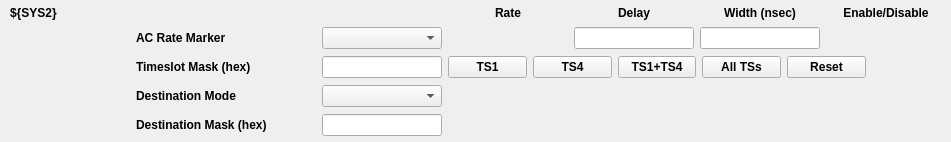
<?xml version="1.0" encoding="UTF-8"?>
<ui version="4.0">
 <class>Form</class>
 <widget class="QWidget" name="Form">
  <property name="geometry">
   <rect>
    <x>0</x>
    <y>0</y>
    <width>951</width>
    <height>142</height>
   </rect>
  </property>
  <property name="sizePolicy">
   <sizepolicy hsizetype="Preferred" vsizetype="Fixed">
    <horstretch>0</horstretch>
    <verstretch>0</verstretch>
   </sizepolicy>
  </property>
  <property name="minimumSize">
   <size>
    <width>0</width>
    <height>0</height>
   </size>
  </property>
  <property name="maximumSize">
   <size>
    <width>16777215</width>
    <height>142</height>
   </size>
  </property>
  <property name="windowTitle">
   <string>Form</string>
  </property>
  <layout class="QHBoxLayout" name="horizontalLayout">
   <property name="leftMargin">
    <number>0</number>
   </property>
   <property name="topMargin">
    <number>0</number>
   </property>
   <property name="rightMargin">
    <number>0</number>
   </property>
   <property name="bottomMargin">
    <number>0</number>
   </property>
   <item>
    <layout class="QGridLayout" name="gridLayout" columnstretch="0,0,0,0,0,0,0,0">
     <property name="leftMargin">
      <number>10</number>
     </property>
     <property name="topMargin">
      <number>5</number>
     </property>
     <property name="rightMargin">
      <number>5</number>
     </property>
     <property name="bottomMargin">
      <number>5</number>
     </property>
     <item row="4" column="1">
      <widget class="QLabel" name="label_5">
       <property name="enabled">
        <bool>true</bool>
       </property>
       <property name="sizePolicy">
        <sizepolicy hsizetype="Minimum" vsizetype="Fixed">
         <horstretch>0</horstretch>
         <verstretch>0</verstretch>
        </sizepolicy>
       </property>
       <property name="minimumSize">
        <size>
         <width>180</width>
         <height>0</height>
        </size>
       </property>
       <property name="font">
        <font>
         <weight>75</weight>
         <bold>true</bold>
        </font>
       </property>
       <property name="inputMethodHints">
        <set>Qt::ImhFormattedNumbersOnly</set>
       </property>
       <property name="text">
        <string>Destination Mask (hex)</string>
       </property>
       <property name="alignment">
        <set>Qt::AlignLeading|Qt::AlignLeft|Qt::AlignVCenter</set>
       </property>
      </widget>
     </item>
     <item row="0" column="7">
      <widget class="QLabel" name="label_17">
       <property name="font">
        <font>
         <weight>75</weight>
         <bold>true</bold>
        </font>
       </property>
       <property name="text">
        <string>Enable/Disable</string>
       </property>
       <property name="alignment">
        <set>Qt::AlignCenter</set>
       </property>
      </widget>
     </item>
     <item row="3" column="3">
      <widget class="PyDMEnumComboBox" name="PyDMEnumComboBox_2">
       <property name="toolTip">
        <string/>
       </property>
       <property name="channel" stdset="0">
        <string>ca://${DEV}:TRG_${SYS}_DESTMODE</string>
       </property>
      </widget>
     </item>
     <item row="1" column="7">
      <widget class="PyDMEnumButton" name="PyDMEnumButton_2">
       <property name="sizePolicy">
        <sizepolicy hsizetype="Minimum" vsizetype="Fixed">
         <horstretch>0</horstretch>
         <verstretch>0</verstretch>
        </sizepolicy>
       </property>
       <property name="minimumSize">
        <size>
         <width>120</width>
         <height>0</height>
        </size>
       </property>
       <property name="maximumSize">
        <size>
         <width>16777215</width>
         <height>30</height>
        </size>
       </property>
       <property name="toolTip">
        <string/>
       </property>
       <property name="alarmSensitiveContent" stdset="0">
        <bool>false</bool>
       </property>
       <property name="alarmSensitiveBorder" stdset="0">
        <bool>true</bool>
       </property>
       <property name="PyDMToolTip" stdset="0">
        <string/>
       </property>
       <property name="monitorDisp" stdset="0">
        <bool>false</bool>
       </property>
       <property name="channel" stdset="0">
        <string>ca://${DEV}:TRG_${SYS}_TCTL</string>
       </property>
       <property name="items" stdset="0">
        <stringlist/>
       </property>
       <property name="useCustomOrder" stdset="0">
        <bool>false</bool>
       </property>
       <property name="invertOrder" stdset="0">
        <bool>false</bool>
       </property>
       <property name="customOrder" stdset="0">
        <stringlist/>
       </property>
       <property name="orientation" stdset="0">
        <enum>Qt::Horizontal</enum>
       </property>
       <property name="marginTop" stdset="0">
        <number>0</number>
       </property>
       <property name="marginBottom" stdset="0">
        <number>0</number>
       </property>
       <property name="marginLeft" stdset="0">
        <number>0</number>
       </property>
       <property name="marginRight" stdset="0">
        <number>0</number>
       </property>
       <property name="horizontalSpacing" stdset="0">
        <number>0</number>
       </property>
       <property name="verticalSpacing" stdset="0">
        <number>0</number>
       </property>
       <property name="checkable" stdset="0">
        <bool>true</bool>
       </property>
      </widget>
     </item>
     <item row="1" column="4">
      <widget class="PyDMLabel" name="PyDMLabel">
       <property name="sizePolicy">
        <sizepolicy hsizetype="Minimum" vsizetype="Fixed">
         <horstretch>0</horstretch>
         <verstretch>0</verstretch>
        </sizepolicy>
       </property>
       <property name="minimumSize">
        <size>
         <width>120</width>
         <height>0</height>
        </size>
       </property>
       <property name="maximumSize">
        <size>
         <width>16777215</width>
         <height>16777215</height>
        </size>
       </property>
       <property name="toolTip">
        <string/>
       </property>
       <property name="precision" stdset="0">
        <number>0</number>
       </property>
       <property name="showUnits" stdset="0">
        <bool>false</bool>
       </property>
       <property name="precisionFromPV" stdset="0">
        <bool>true</bool>
       </property>
       <property name="alarmSensitiveContent" stdset="0">
        <bool>true</bool>
       </property>
       <property name="alarmSensitiveBorder" stdset="0">
        <bool>true</bool>
       </property>
       <property name="PyDMToolTip" stdset="0">
        <string/>
       </property>
       <property name="channel" stdset="0">
        <string>ca://${DEV}:TRG_${SYS}_RATE</string>
       </property>
      </widget>
     </item>
     <item row="4" column="3">
      <widget class="PyDMLineEdit" name="PyDMLineEdit_6">
       <property name="enabled">
        <bool>true</bool>
       </property>
       <property name="sizePolicy">
        <sizepolicy hsizetype="Minimum" vsizetype="Fixed">
         <horstretch>0</horstretch>
         <verstretch>0</verstretch>
        </sizepolicy>
       </property>
       <property name="minimumSize">
        <size>
         <width>120</width>
         <height>0</height>
        </size>
       </property>
       <property name="maximumSize">
        <size>
         <width>16777215</width>
         <height>16777215</height>
        </size>
       </property>
       <property name="toolTip">
        <string/>
       </property>
       <property name="alignment">
        <set>Qt::AlignCenter</set>
       </property>
       <property name="precision" stdset="0">
        <number>0</number>
       </property>
       <property name="showUnits" stdset="0">
        <bool>false</bool>
       </property>
       <property name="precisionFromPV" stdset="0">
        <bool>true</bool>
       </property>
       <property name="alarmSensitiveContent" stdset="0">
        <bool>true</bool>
       </property>
       <property name="alarmSensitiveBorder" stdset="0">
        <bool>true</bool>
       </property>
       <property name="PyDMToolTip" stdset="0">
        <string/>
       </property>
       <property name="monitorDisp" stdset="0">
        <bool>false</bool>
       </property>
       <property name="channel" stdset="0">
        <string>ca://${DEV}:TRG_${SYS}_DESTMASK</string>
       </property>
       <property name="displayFormat" stdset="0">
        <enum>PyDMLineEdit::Hex</enum>
       </property>
      </widget>
     </item>
     <item row="3" column="1">
      <widget class="QLabel" name="label_4">
       <property name="enabled">
        <bool>true</bool>
       </property>
       <property name="sizePolicy">
        <sizepolicy hsizetype="Minimum" vsizetype="Fixed">
         <horstretch>0</horstretch>
         <verstretch>0</verstretch>
        </sizepolicy>
       </property>
       <property name="minimumSize">
        <size>
         <width>180</width>
         <height>0</height>
        </size>
       </property>
       <property name="font">
        <font>
         <weight>75</weight>
         <bold>true</bold>
        </font>
       </property>
       <property name="inputMethodHints">
        <set>Qt::ImhFormattedNumbersOnly</set>
       </property>
       <property name="text">
        <string>Destination Mode</string>
       </property>
       <property name="alignment">
        <set>Qt::AlignLeading|Qt::AlignLeft|Qt::AlignVCenter</set>
       </property>
      </widget>
     </item>
     <item row="1" column="6">
      <widget class="PyDMLineEdit" name="PyDMLineEdit_4">
       <property name="enabled">
        <bool>true</bool>
       </property>
       <property name="sizePolicy">
        <sizepolicy hsizetype="Minimum" vsizetype="Fixed">
         <horstretch>0</horstretch>
         <verstretch>0</verstretch>
        </sizepolicy>
       </property>
       <property name="minimumSize">
        <size>
         <width>120</width>
         <height>0</height>
        </size>
       </property>
       <property name="maximumSize">
        <size>
         <width>16777215</width>
         <height>16777215</height>
        </size>
       </property>
       <property name="toolTip">
        <string/>
       </property>
       <property name="alignment">
        <set>Qt::AlignCenter</set>
       </property>
       <property name="precision" stdset="0">
        <number>0</number>
       </property>
       <property name="showUnits" stdset="0">
        <bool>false</bool>
       </property>
       <property name="precisionFromPV" stdset="0">
        <bool>true</bool>
       </property>
       <property name="alarmSensitiveContent" stdset="0">
        <bool>true</bool>
       </property>
       <property name="alarmSensitiveBorder" stdset="0">
        <bool>true</bool>
       </property>
       <property name="PyDMToolTip" stdset="0">
        <string/>
       </property>
       <property name="monitorDisp" stdset="0">
        <bool>false</bool>
       </property>
       <property name="channel" stdset="0">
        <string>ca://${DEV}:TRG_${SYS}_TWID</string>
       </property>
      </widget>
     </item>
     <item row="0" column="5">
      <widget class="QLabel" name="label_7">
       <property name="font">
        <font>
         <weight>75</weight>
         <bold>true</bold>
        </font>
       </property>
       <property name="text">
        <string>Delay</string>
       </property>
       <property name="alignment">
        <set>Qt::AlignCenter</set>
       </property>
      </widget>
     </item>
     <item row="2" column="4" colspan="4">
      <layout class="QHBoxLayout" name="horizontalLayout_2">
       <property name="rightMargin">
        <number>80</number>
       </property>
       <item>
        <widget class="PyDMPushButton" name="PyDMPushButton_2">
         <property name="sizePolicy">
          <sizepolicy hsizetype="Fixed" vsizetype="Fixed">
           <horstretch>0</horstretch>
           <verstretch>0</verstretch>
          </sizepolicy>
         </property>
         <property name="minimumSize">
          <size>
           <width>75</width>
           <height>0</height>
          </size>
         </property>
         <property name="font">
          <font>
           <weight>75</weight>
           <bold>true</bold>
          </font>
         </property>
         <property name="toolTip">
          <string/>
         </property>
         <property name="text">
          <string>TS1</string>
         </property>
         <property name="channel" stdset="0">
          <string>ca://${DEV}:TRG_${SYS}_TSMASK</string>
         </property>
         <property name="pressValue" stdset="0">
          <string>1</string>
         </property>
        </widget>
       </item>
       <item alignment="Qt::AlignLeft">
        <widget class="PyDMPushButton" name="PyDMPushButton">
         <property name="sizePolicy">
          <sizepolicy hsizetype="Fixed" vsizetype="Fixed">
           <horstretch>0</horstretch>
           <verstretch>0</verstretch>
          </sizepolicy>
         </property>
         <property name="minimumSize">
          <size>
           <width>75</width>
           <height>0</height>
          </size>
         </property>
         <property name="font">
          <font>
           <weight>75</weight>
           <bold>true</bold>
          </font>
         </property>
         <property name="toolTip">
          <string/>
         </property>
         <property name="text">
          <string>TS4</string>
         </property>
         <property name="alarmSensitiveContent" stdset="0">
          <bool>false</bool>
         </property>
         <property name="alarmSensitiveBorder" stdset="0">
          <bool>false</bool>
         </property>
         <property name="PyDMToolTip" stdset="0">
          <string/>
         </property>
         <property name="monitorDisp" stdset="0">
          <bool>false</bool>
         </property>
         <property name="channel" stdset="0">
          <string>ca://${DEV}:TRG_${SYS}_TSMASK</string>
         </property>
         <property name="PyDMIcon" stdset="0">
          <string/>
         </property>
         <property name="passwordProtected" stdset="0">
          <bool>false</bool>
         </property>
         <property name="password" stdset="0">
          <string/>
         </property>
         <property name="protectedPassword" stdset="0">
          <string/>
         </property>
         <property name="showConfirmDialog" stdset="0">
          <bool>false</bool>
         </property>
         <property name="confirmMessage" stdset="0">
          <string>Are you sure you want to proceed?</string>
         </property>
         <property name="pressValue" stdset="0">
          <string>8</string>
         </property>
         <property name="releaseValue" stdset="0">
          <string>None</string>
         </property>
         <property name="relativeChange" stdset="0">
          <bool>false</bool>
         </property>
         <property name="writeWhenRelease" stdset="0">
          <bool>false</bool>
         </property>
        </widget>
       </item>
       <item alignment="Qt::AlignLeft">
        <widget class="PyDMPushButton" name="PyDMPushButton_4">
         <property name="sizePolicy">
          <sizepolicy hsizetype="Fixed" vsizetype="Fixed">
           <horstretch>0</horstretch>
           <verstretch>0</verstretch>
          </sizepolicy>
         </property>
         <property name="minimumSize">
          <size>
           <width>75</width>
           <height>0</height>
          </size>
         </property>
         <property name="font">
          <font>
           <weight>75</weight>
           <bold>true</bold>
          </font>
         </property>
         <property name="toolTip">
          <string/>
         </property>
         <property name="text">
          <string>TS1+TS4</string>
         </property>
         <property name="alarmSensitiveContent" stdset="0">
          <bool>false</bool>
         </property>
         <property name="alarmSensitiveBorder" stdset="0">
          <bool>false</bool>
         </property>
         <property name="PyDMToolTip" stdset="0">
          <string/>
         </property>
         <property name="monitorDisp" stdset="0">
          <bool>false</bool>
         </property>
         <property name="channel" stdset="0">
          <string>ca://${DEV}:TRG_${SYS}_TSMASK</string>
         </property>
         <property name="PyDMIcon" stdset="0">
          <string/>
         </property>
         <property name="passwordProtected" stdset="0">
          <bool>false</bool>
         </property>
         <property name="password" stdset="0">
          <string/>
         </property>
         <property name="protectedPassword" stdset="0">
          <string/>
         </property>
         <property name="showConfirmDialog" stdset="0">
          <bool>false</bool>
         </property>
         <property name="confirmMessage" stdset="0">
          <string>Are you sure you want to proceed?</string>
         </property>
         <property name="pressValue" stdset="0">
          <string>9</string>
         </property>
         <property name="releaseValue" stdset="0">
          <string>None</string>
         </property>
         <property name="relativeChange" stdset="0">
          <bool>false</bool>
         </property>
         <property name="writeWhenRelease" stdset="0">
          <bool>false</bool>
         </property>
        </widget>
       </item>
       <item>
        <widget class="PyDMPushButton" name="PyDMPushButton_5">
         <property name="sizePolicy">
          <sizepolicy hsizetype="Fixed" vsizetype="Fixed">
           <horstretch>0</horstretch>
           <verstretch>0</verstretch>
          </sizepolicy>
         </property>
         <property name="minimumSize">
          <size>
           <width>75</width>
           <height>0</height>
          </size>
         </property>
         <property name="font">
          <font>
           <weight>75</weight>
           <bold>true</bold>
          </font>
         </property>
         <property name="toolTip">
          <string/>
         </property>
         <property name="text">
          <string>All TSs</string>
         </property>
         <property name="alarmSensitiveContent" stdset="0">
          <bool>false</bool>
         </property>
         <property name="alarmSensitiveBorder" stdset="0">
          <bool>false</bool>
         </property>
         <property name="PyDMToolTip" stdset="0">
          <string/>
         </property>
         <property name="monitorDisp" stdset="0">
          <bool>false</bool>
         </property>
         <property name="channel" stdset="0">
          <string>ca://${DEV}:TRG_${SYS}_TSMASK</string>
         </property>
         <property name="PyDMIcon" stdset="0">
          <string/>
         </property>
         <property name="passwordProtected" stdset="0">
          <bool>false</bool>
         </property>
         <property name="password" stdset="0">
          <string/>
         </property>
         <property name="protectedPassword" stdset="0">
          <string/>
         </property>
         <property name="showConfirmDialog" stdset="0">
          <bool>false</bool>
         </property>
         <property name="confirmMessage" stdset="0">
          <string>Are you sure you want to proceed?</string>
         </property>
         <property name="pressValue" stdset="0">
          <string>63</string>
         </property>
         <property name="releaseValue" stdset="0">
          <string>None</string>
         </property>
         <property name="relativeChange" stdset="0">
          <bool>false</bool>
         </property>
         <property name="writeWhenRelease" stdset="0">
          <bool>false</bool>
         </property>
        </widget>
       </item>
       <item alignment="Qt::AlignLeft">
        <widget class="PyDMPushButton" name="PyDMPushButton_3">
         <property name="sizePolicy">
          <sizepolicy hsizetype="Fixed" vsizetype="Fixed">
           <horstretch>0</horstretch>
           <verstretch>0</verstretch>
          </sizepolicy>
         </property>
         <property name="minimumSize">
          <size>
           <width>75</width>
           <height>0</height>
          </size>
         </property>
         <property name="font">
          <font>
           <weight>75</weight>
           <bold>true</bold>
          </font>
         </property>
         <property name="toolTip">
          <string/>
         </property>
         <property name="text">
          <string>Reset</string>
         </property>
         <property name="alarmSensitiveContent" stdset="0">
          <bool>false</bool>
         </property>
         <property name="alarmSensitiveBorder" stdset="0">
          <bool>false</bool>
         </property>
         <property name="PyDMToolTip" stdset="0">
          <string/>
         </property>
         <property name="monitorDisp" stdset="0">
          <bool>false</bool>
         </property>
         <property name="channel" stdset="0">
          <string>ca://${DEV}:TRG_${SYS}_TSMASK</string>
         </property>
         <property name="PyDMIcon" stdset="0">
          <string/>
         </property>
         <property name="passwordProtected" stdset="0">
          <bool>false</bool>
         </property>
         <property name="password" stdset="0">
          <string/>
         </property>
         <property name="protectedPassword" stdset="0">
          <string/>
         </property>
         <property name="showConfirmDialog" stdset="0">
          <bool>false</bool>
         </property>
         <property name="confirmMessage" stdset="0">
          <string>Are you sure you want to proceed?</string>
         </property>
         <property name="pressValue" stdset="0">
          <string>0</string>
         </property>
         <property name="releaseValue" stdset="0">
          <string>None</string>
         </property>
         <property name="relativeChange" stdset="0">
          <bool>false</bool>
         </property>
         <property name="writeWhenRelease" stdset="0">
          <bool>false</bool>
         </property>
        </widget>
       </item>
      </layout>
     </item>
     <item row="2" column="3">
      <widget class="PyDMLineEdit" name="PyDMLineEdit_2">
       <property name="enabled">
        <bool>true</bool>
       </property>
       <property name="sizePolicy">
        <sizepolicy hsizetype="Minimum" vsizetype="Fixed">
         <horstretch>0</horstretch>
         <verstretch>0</verstretch>
        </sizepolicy>
       </property>
       <property name="minimumSize">
        <size>
         <width>120</width>
         <height>0</height>
        </size>
       </property>
       <property name="maximumSize">
        <size>
         <width>16777215</width>
         <height>16777215</height>
        </size>
       </property>
       <property name="toolTip">
        <string/>
       </property>
       <property name="alignment">
        <set>Qt::AlignCenter</set>
       </property>
       <property name="precision" stdset="0">
        <number>0</number>
       </property>
       <property name="showUnits" stdset="0">
        <bool>false</bool>
       </property>
       <property name="precisionFromPV" stdset="0">
        <bool>true</bool>
       </property>
       <property name="alarmSensitiveContent" stdset="0">
        <bool>true</bool>
       </property>
       <property name="alarmSensitiveBorder" stdset="0">
        <bool>true</bool>
       </property>
       <property name="PyDMToolTip" stdset="0">
        <string/>
       </property>
       <property name="monitorDisp" stdset="0">
        <bool>false</bool>
       </property>
       <property name="channel" stdset="0">
        <string>ca://${DEV}:TRG_${SYS}_TSMASK</string>
       </property>
       <property name="displayFormat" stdset="0">
        <enum>PyDMLineEdit::Hex</enum>
       </property>
      </widget>
     </item>
     <item row="1" column="1">
      <widget class="QLabel" name="label_2">
       <property name="enabled">
        <bool>true</bool>
       </property>
       <property name="sizePolicy">
        <sizepolicy hsizetype="Minimum" vsizetype="Fixed">
         <horstretch>0</horstretch>
         <verstretch>0</verstretch>
        </sizepolicy>
       </property>
       <property name="minimumSize">
        <size>
         <width>180</width>
         <height>0</height>
        </size>
       </property>
       <property name="font">
        <font>
         <weight>75</weight>
         <bold>true</bold>
        </font>
       </property>
       <property name="inputMethodHints">
        <set>Qt::ImhFormattedNumbersOnly</set>
       </property>
       <property name="text">
        <string>AC Rate Marker</string>
       </property>
       <property name="alignment">
        <set>Qt::AlignLeading|Qt::AlignLeft|Qt::AlignVCenter</set>
       </property>
      </widget>
     </item>
     <item row="0" column="4">
      <widget class="QLabel" name="label_6">
       <property name="font">
        <font>
         <weight>75</weight>
         <bold>true</bold>
        </font>
       </property>
       <property name="text">
        <string>Rate</string>
       </property>
       <property name="alignment">
        <set>Qt::AlignCenter</set>
       </property>
      </widget>
     </item>
     <item row="0" column="6">
      <widget class="QLabel" name="label_8">
       <property name="font">
        <font>
         <weight>75</weight>
         <bold>true</bold>
        </font>
       </property>
       <property name="text">
        <string>Width (nsec)</string>
       </property>
       <property name="alignment">
        <set>Qt::AlignCenter</set>
       </property>
      </widget>
     </item>
     <item row="1" column="5">
      <widget class="PyDMLineEdit" name="PyDMLineEdit_3">
       <property name="enabled">
        <bool>true</bool>
       </property>
       <property name="sizePolicy">
        <sizepolicy hsizetype="Minimum" vsizetype="Fixed">
         <horstretch>0</horstretch>
         <verstretch>0</verstretch>
        </sizepolicy>
       </property>
       <property name="minimumSize">
        <size>
         <width>120</width>
         <height>0</height>
        </size>
       </property>
       <property name="maximumSize">
        <size>
         <width>16777215</width>
         <height>16777215</height>
        </size>
       </property>
       <property name="toolTip">
        <string/>
       </property>
       <property name="alignment">
        <set>Qt::AlignCenter</set>
       </property>
       <property name="precision" stdset="0">
        <number>0</number>
       </property>
       <property name="showUnits" stdset="0">
        <bool>false</bool>
       </property>
       <property name="precisionFromPV" stdset="0">
        <bool>true</bool>
       </property>
       <property name="alarmSensitiveContent" stdset="0">
        <bool>true</bool>
       </property>
       <property name="alarmSensitiveBorder" stdset="0">
        <bool>true</bool>
       </property>
       <property name="PyDMToolTip" stdset="0">
        <string/>
       </property>
       <property name="monitorDisp" stdset="0">
        <bool>false</bool>
       </property>
       <property name="channel" stdset="0">
        <string>ca://${DEV}:TRG_${SYS}_TDES</string>
       </property>
      </widget>
     </item>
     <item row="2" column="1">
      <widget class="QLabel" name="label_3">
       <property name="enabled">
        <bool>true</bool>
       </property>
       <property name="sizePolicy">
        <sizepolicy hsizetype="Minimum" vsizetype="Fixed">
         <horstretch>0</horstretch>
         <verstretch>0</verstretch>
        </sizepolicy>
       </property>
       <property name="minimumSize">
        <size>
         <width>180</width>
         <height>0</height>
        </size>
       </property>
       <property name="font">
        <font>
         <weight>75</weight>
         <bold>true</bold>
        </font>
       </property>
       <property name="inputMethodHints">
        <set>Qt::ImhFormattedNumbersOnly</set>
       </property>
       <property name="text">
        <string>Timeslot Mask (hex)</string>
       </property>
       <property name="alignment">
        <set>Qt::AlignLeading|Qt::AlignLeft|Qt::AlignVCenter</set>
       </property>
      </widget>
     </item>
     <item row="1" column="3">
      <widget class="PyDMEnumComboBox" name="PyDMEnumComboBox">
       <property name="toolTip">
        <string/>
       </property>
       <property name="channel" stdset="0">
        <string>ca://${DEV}:TRG_${SYS}_ACRATE</string>
       </property>
      </widget>
     </item>
     <item row="0" column="0">
      <widget class="QLabel" name="label_9">
       <property name="enabled">
        <bool>true</bool>
       </property>
       <property name="sizePolicy">
        <sizepolicy hsizetype="Minimum" vsizetype="Fixed">
         <horstretch>0</horstretch>
         <verstretch>0</verstretch>
        </sizepolicy>
       </property>
       <property name="minimumSize">
        <size>
         <width>120</width>
         <height>0</height>
        </size>
       </property>
       <property name="font">
        <font>
         <weight>75</weight>
         <bold>true</bold>
        </font>
       </property>
       <property name="inputMethodHints">
        <set>Qt::ImhFormattedNumbersOnly</set>
       </property>
       <property name="text">
        <string>${SYS2}</string>
       </property>
       <property name="alignment">
        <set>Qt::AlignLeading|Qt::AlignLeft|Qt::AlignVCenter</set>
       </property>
      </widget>
     </item>
    </layout>
   </item>
  </layout>
 </widget>
 <customwidgets>
  <customwidget>
   <class>PyDMLabel</class>
   <extends>QLabel</extends>
   <header>pydm.widgets.label</header>
  </customwidget>
  <customwidget>
   <class>PyDMEnumButton</class>
   <extends>QWidget</extends>
   <header>pydm.widgets.enum_button</header>
  </customwidget>
  <customwidget>
   <class>PyDMEnumComboBox</class>
   <extends>QComboBox</extends>
   <header>pydm.widgets.enum_combo_box</header>
  </customwidget>
  <customwidget>
   <class>PyDMLineEdit</class>
   <extends>QLineEdit</extends>
   <header>pydm.widgets.line_edit</header>
  </customwidget>
  <customwidget>
   <class>PyDMPushButton</class>
   <extends>QPushButton</extends>
   <header>pydm.widgets.pushbutton</header>
  </customwidget>
 </customwidgets>
 <resources/>
 <connections/>
</ui>
